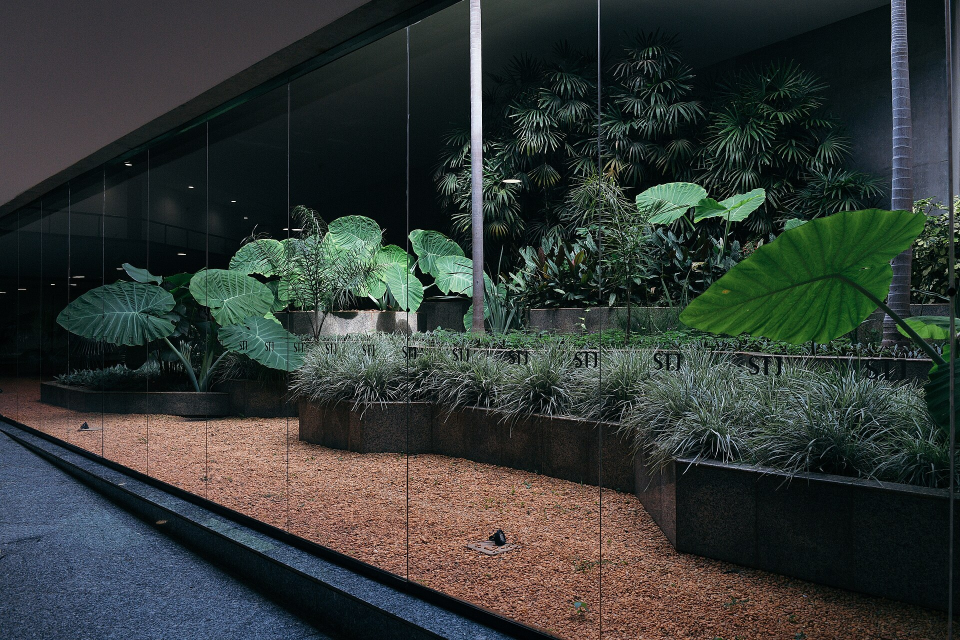
#> input picture tools/video/alongamento-voce-sabia/fotos/stj-a.jpg, 1920 x 1280 px (shown at 1/2 size)
$ python -i docu.py   (imports and definitions only)
#> lines starting #> are read from the running program, lines starting #| are printed output that depends on the picture
"""Vídeo do alongamento de dívida rural em linguagem de web documentário (quadrado 1080x1080, 30 fps).

Nenhuma imagem de IA: fotos reais com licença livre (fotos/creditos.json, crédito na tela), prints das páginas
oficiais (prints/) e grafismos desenhados em código. Movimento e tipografia sóbrios: Ken Burns lento, documento sobre
mesa escura com profundidade de campo, rótulos de arquivo em monoespaçada, linha do tempo, cartela final.
Uso: python3 docu.py <pasta_quadros> [t_ini t_fim]
"""
import difflib
import json
import math
import re
import sys
import wave
from pathlib import Path

import numpy as np
from PIL import Image, ImageChops, ImageDraw, ImageEnhance, ImageFilter, ImageFont, ImageOps

W = H = 1080
FPS = 30
AQUI = Path(__file__).resolve().parent

# ---------- tipografia e cor ----------
SERIF = str(AQUI / "fontes/SourceSerif4-var.ttf")
# [4 lines left out: function serif, not called in this run]
INTER = "/usr/share/fonts/opentype/inter/"
def sans(tam, peso="Bold"): return ImageFont.truetype(INTER + f"Inter-{peso}.otf", tam)
MONO = "/usr/share/fonts/truetype/jetbrains-mono/JetBrainsMono-Bold.ttf"
def mono(tam): return ImageFont.truetype(MONO, tam)

NOITE, NOITE2 = (7, 12, 22), (14, 24, 40)
CREME, CARVAO, MOSTARDA, VERMELHO = (238, 232, 218), (20, 20, 22), (240, 194, 75), (190, 40, 46)

def clamp(x, a=0.0, b=1.0): return max(a, min(b, x))
def lerp(a, b, t): return a + (b - a) * t
def suave(x): x = clamp(x); return x * x * (3 - 2 * x)
def expo(x): x = clamp(x); return 1.0 if x >= 1 else 1 - 2 ** (-10 * x)

# ---------- tempo: falas, palavras do roteiro com tempos da transcrição ----------
# [1 line not run here, left out]
# [1 line that did not run here, left out]
# [1 line that did not run here, left out]
# [1 line that did not run here, left out]
# [1 line not run here, left out]

def norm(w): return re.sub(r"[^\wà-ü]", "", w.lower())

def palavras(fala):
    """Palavras do ROTEIRO (o que vai na legenda) com os tempos da transcrição da voz."""
    stt = [w for w in json.load(open(AQUI / f"voz_v3/stt/proc{fala}.json"))["words"] if w["type"] == "word"]
    rot = FALAS[fala]["texto"].replace('"', "").split()
    a, b = [norm(w) for w in rot], [norm(w["text"]) for w in stt]
    tempos = [None] * len(rot)
    for blk in difflib.SequenceMatcher(None, a, b).get_matching_blocks():
        for k in range(blk.size):
            tempos[blk.a + k] = (stt[blk.b + k]["start"], stt[blk.b + k]["end"])
    # palavras sem par (ex.: "Peraí" x "Pera aí", "Pelicioni" x "Pellicioni"): interpola entre vizinhas
    for i, tp in enumerate(tempos):
        if tp is None:
            ant = next((tempos[j][1] for j in range(i - 1, -1, -1) if tempos[j]), 0.0)
            prox = next((tempos[j][0] for j in range(i + 1, len(tempos)) if tempos[j]), stt[-1]["end"])
            tempos[i] = (ant, max(ant + 0.05, prox))
    return [(w, s + INI[fala], e + INI[fala]) for w, (s, e) in zip(rot, tempos)]

# [1 line that did not run here, left out]
def t_de(fala, palavra, n=1):
    k = 0
    for w, s, e in PAL[fala]:
        if norm(w) == norm(palavra):
            k += 1
            if k == n:
                return s
    raise KeyError((fala, palavra))

# envelope do áudio (para a forma de onda da 2ª voz)
def envelope(arq):
    with wave.open(str(arq)) as wv:
        sr = wv.getframerate(); n = wv.getnframes(); ch = wv.getnchannels()
        a = np.frombuffer(wv.readframes(n), dtype=np.int16).astype(np.float32)
    if ch > 1:
        a = a.reshape(-1, ch).mean(axis=1)
    passo = sr // FPS
    env = np.array([np.sqrt(np.mean(a[i:i + passo] ** 2)) for i in range(0, len(a) - passo, passo)])
    return env / (env.max() or 1)
# [1 line that did not run here, left out]

# ---------- imagens ----------
# [1 line not run here, left out]
# [10 lines left out: function tratar, not called in this run]

FOTOS = {}
# [16 lines left out: functions foto, ken_burns, not called in this run]

VIN = Image.new("L", (W, H), 0)
#> VIN: PIL image 1080x1080 L; every value is 0
# [1 line not run here, left out]
VIN = VIN.filter(ImageFilter.GaussianBlur(200))
def vinheta(img, forca=0.55):
    escuro = Image.new("RGB", (W, H), NOITE)
    return Image.composite(img, Image.blend(img, escuro, forca), VIN)

GRAOS = [Image.effect_noise((W // 2, H // 2), 30).resize((W, H)).convert("RGB") for _ in range(6)]

# ---------- peças de texto ----------
# [24 lines left out: functions rotulo, credito, not called in this run]

FLEG = sans(46, "Black")
# [25 lines left out: function legenda, not called in this run]

# ---------- documentos ----------
# [2 lines not run here, left out]
MESA = None
# [59 lines left out: functions mesa, realce, documento, not called in this run]

def carimbo(txt, cor=VERMELHO):
#> called with txt = 'BRASÍLIA · 25/6/2026', cor = (190, 40, 46)
    f = sans(34, "Black")
    w = int(f.getlength(txt)) + 60
    l = Image.new("RGBA", (w, 84), (0, 0, 0, 0))
#> l: PIL image 432x84 RGBA; every value is 0
    d = ImageDraw.Draw(l)
    d.rounded_rectangle((5, 5, w - 5, 79), 8, outline=cor + (230,), width=5)
    d.text((w / 2, 42), txt, font=f, fill=cor + (230,), anchor="mm")
    falhas = Image.effect_noise((w, 84), 70).point(lambda v: 0 if v < 80 else 255)
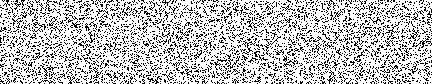
#> falhas: PIL image 432x84 L; 75.1% white; black in thin lines or dots
    l.putalpha(ImageChops.multiply(l.getchannel("A"), falhas))
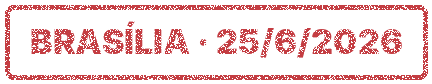
#> l: PIL image 432x84 RGBA; mean R, G, B, A 56.8, 12, 13.8, 47.5; transparent parts drawn white
    return l.rotate(-5, expand=True, resample=Image.BICUBIC)
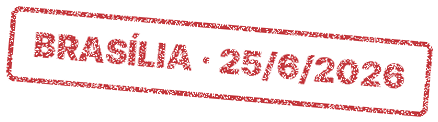
#> returned value: PIL image 438x122 RGBA; mean R, G, B, A 41.1, 8, 9.2, 32.9; transparent parts drawn white

# [8 lines left out: function colar, not called in this run]

CARIMBO_DATA = carimbo("BRASÍLIA · 25/6/2026")
CARIMBO_VIGOR = carimbo("EM VIGOR · 1º/7/2026")
#> call 2 of carimbo, with txt = 'EM VIGOR · 1º/7/2026', cor = (190, 40, 46)
#> in carimbo (call 2), `l = Image.new("RGBA", (w, 84), (0, 0, 0, 0))`: l: PIL image 429x84 RGBA; every value is 0
#> in carimbo (call 2), `falhas = Image.effect_noise((w, 84), 70).point(lambda v: 0 if v < 80 e..`:
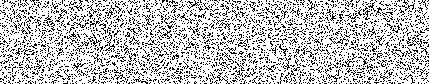
#> falhas: PIL image 429x84 L; 75.9% white; black in thin lines or dots
#> in carimbo (call 2), `l.putalpha(ImageChops.multiply(l.getchannel("A"), falhas))`:
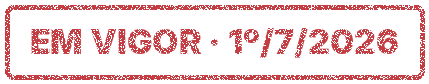
#> l: PIL image 429x84 RGBA; mean R, G, B, A 54.9, 11.6, 13.3, 46.6; transparent parts drawn white
#> in carimbo (call 2), `return l.rotate(-5, expand=True, resample=Image.BICUBIC)`:
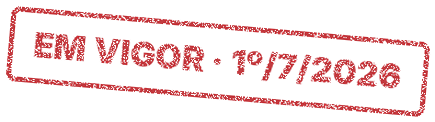
#> returned value: PIL image 435x122 RGBA; mean R, G, B, A 40, 7.8, 9, 32.2; transparent parts drawn white

# ---------- cenas ----------
# [1 line that did not run here, left out]
def centro(r): return ((r[0][0] + r[-1][2]) / 2, (r[0][1] + r[-1][3]) / 2)

def frac_fala(t, fala, ini_pal, fim_pal, n_fim=1):
    a = t_de(fala, ini_pal); b = t_de(fala, fim_pal, n_fim) + 0.35
    return clamp((t - a) / (b - a))

# [99 lines left out: functions cena_foto, onda, linha_do_tempo, lado_a_lado, cartela, titulo_abertura, not called in this run]

# ---------- roteiro de planos ----------
# [16 lines that did not run here, left out]

def quadro(i):
    t = i / FPS
    if t < T["c1"]:
        img = cena_foto(t, 0, T["c1"], "seca", 1.04, 1.12, (0.5, 0.55), (0.5, 0.5))
        rotulo(img, "Brasil · lavoura", alfa=expo(t / 0.4))
    elif t < T["c2"]:
        img = cena_foto(t, T["c1"], T["c2"], "bcb", 1.0, 1.07, (0.45, 0.5), (0.55, 0.5))
        rotulo(img, "Banco Central do Brasil · Brasília")
    elif t < T["c3"]:
        p = (t - T["c2"]) / (T["c3"] - T["c2"])
        alvo = centro(BCB["por sua conveniência e decisão"])
        frac = frac_fala(t, 2, "por", "decisão")
        ent = 1 - expo((t - T["c2"]) / 0.5)
        img = documento(t, "bcb-res-5314", (60, 600, 1760, 1700), alvo, [(BCB["por sua conveniência e decisão"], frac)],
                        1.0, 1.9, clamp((t - t_de(2, "banco") + 0.3) / 1.6), entrada=ent)
        rotulo(img, "Documento · Resolução CMN nº 5.314 · Banco Central")
        s = expo((t - t_de(2, "manual")) / 0.18)
        colar(img, CARIMBO_DATA, 790, 210, esc=lerp(1.5, 1.0, s), alfa=s * (1 - clamp((t - t_de(2, "banco")) / 0.6)))
    elif t < T["c4"]:
        img = documento(t, "bcb-res-5314", (60, 600, 1760, 1700), centro(BCB["por sua conveniência e decisão"]),
                        [(BCB["por sua conveniência e decisão"], 1.0)], 1.9, 1.9, 1.0)
        onda(img, t, T["c3"])
    elif t < T["c5"]:
        r = BCB["Esta Resolução entra em vigor em 1º de julho de 2026"]
        frac = frac_fala(t, 4, "Mas", "é")
        img = documento(t, "bcb-res-5314", (60, 5200, 1760, 6000), centro(r), [(r, frac)], 1.2, 1.6,
                        (t - T["c4"]) / (T["c5"] - T["c4"]))
        rotulo(img, "Art. 11 · vigência")
        s = expo((t - t_de(4, "não")) / 0.16)
        colar(img, CARIMBO_VIGOR, 760, 300, esc=lerp(1.5, 1.0, s), alfa=s)
    elif t < T["c6"]:
        trechos = [("c5", "c5b", "comercializa", "MCR 2-6-4 · b) frustração de safras, por fatores adversos", "seca2"),
                   ("c5b", "c5c", "armazem", "MCR 2-6-4 · a) dificuldade de comercialização dos produtos", "armazem"),
                   ("c5c", "c6", "dano", "MCR 2-6-4 · c) eventuais ocorrências prejudiciais ao desenvolvimento das explorações", "dano")]
        for a, b, _, txt, chave in trechos:
            if T[a] <= t < T[b]:
                img = cena_foto(t, T[a], T[b], chave, 1.0, 1.1)
                rotulo(img, txt, tam=21)
    elif t < T["c6b"]:
        img = cena_foto(t, T["c6"], T["c6b"], "stj", 1.0, 1.08, (0.5, 0.6), (0.5, 0.45))
        rotulo(img, "Superior Tribunal de Justiça · Brasília")
    elif t < T["c6c"]:
        r = STJ["direito do devedor"]
        frac = frac_fala(t, 6, "direito", "devedor")
        img = documento(t, "stj-sumula-298", (100, 820, 1700, 1180), centro(STJ["O alongamento de dívida originada de crédito rural"]),
                        [(r, frac)], 1.0, 1.25, (t - T["c6b"]) / (T["c6c"] - T["c6b"]), rot=1.0)
        rotulo(img, "Súmula 298 · STJ · DJ 22/11/2004")
    elif t < T["c7"]:
        img = Image.new("RGB", (W, H)); linha_do_tempo(img, t, T["c6c"])
    elif t < T["c8"]:
        img = Image.new("RGB", (W, H)); lado_a_lado(img, t, T["c7"])
        onda_mini = t < T["c7b"]
        if onda_mini:
            rotulo(img, "A pergunta", x=60, y=H - 260)
    elif t < T["c9"]:
        img = cena_foto(t, T["c8"], T["c9"], "contrato", 1.0, 1.1, (0.5, 0.5), (0.52, 0.55))
        rotulo(img, "E o contrato que já foi assinado?")
    else:
        img = Image.new("RGB", (W, H)); cartela(img, t, T["c9"])
    if T["c9"] - 0.1 > t:
        if t < T["c2"]:
            titulo_abertura(img, t)
        legenda(img, t)
    # mergulho curto no preto nas viradas de bloco (corte seco nos outros)
    for c in ("c2", "c6", "c9"):
        dt = t - T[c]
        if -0.1 < dt < 0.12:
            img = Image.blend(img, Image.new("RGB", (W, H)), 1 - abs(dt) / 0.12)
    img = Image.blend(img, GRAOS[i % 6], 0.045)  # granulação de filme
    # leve oscilação de projeção (1 px)
    img = img.transform(img.size, Image.AFFINE, (1, 0, math.sin(i * 1.7) * 0.6, 0, 1, math.cos(i * 1.3) * 0.6),
                        resample=Image.BILINEAR)
    return img

# [8 lines not run here, left out]

>>> import cv2
>>> picture = cv2.imread('fotos/stj-a.jpg', cv2.IMREAD_GRAYSCALE)
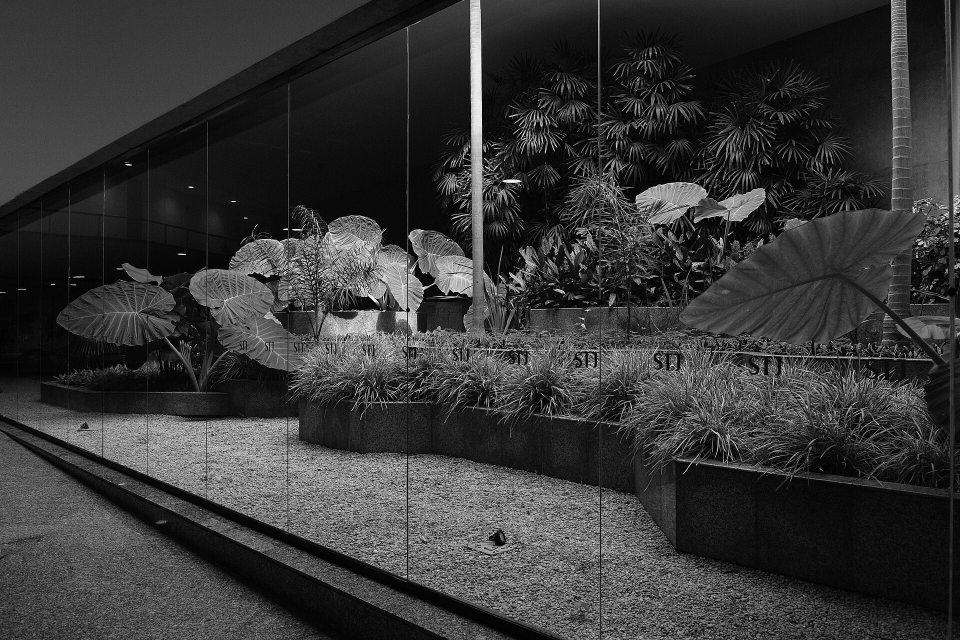
#> picture: shape (1280, 1920) (shown at 1/2 size); min 0, max 255, mean 54.7
>>> result = quadro(picture)
#> (the run stopped early here; a loop or call above may not have finished)
